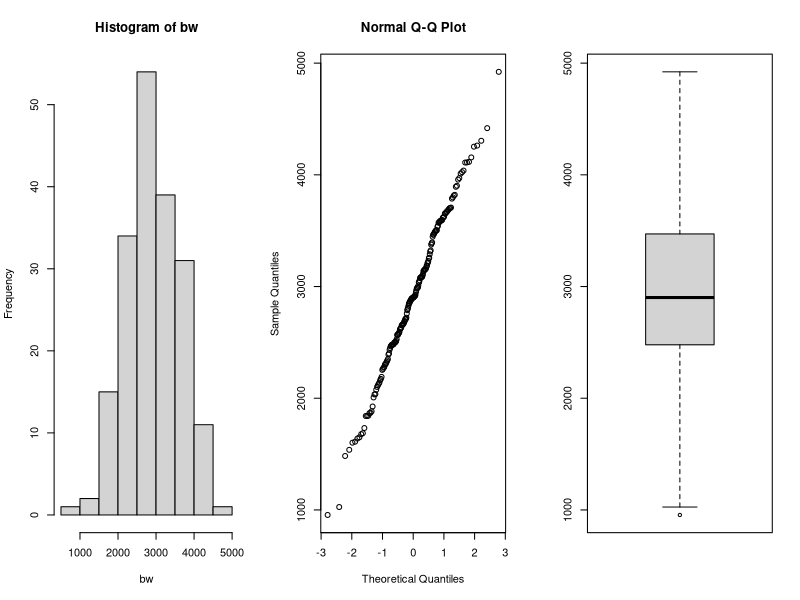
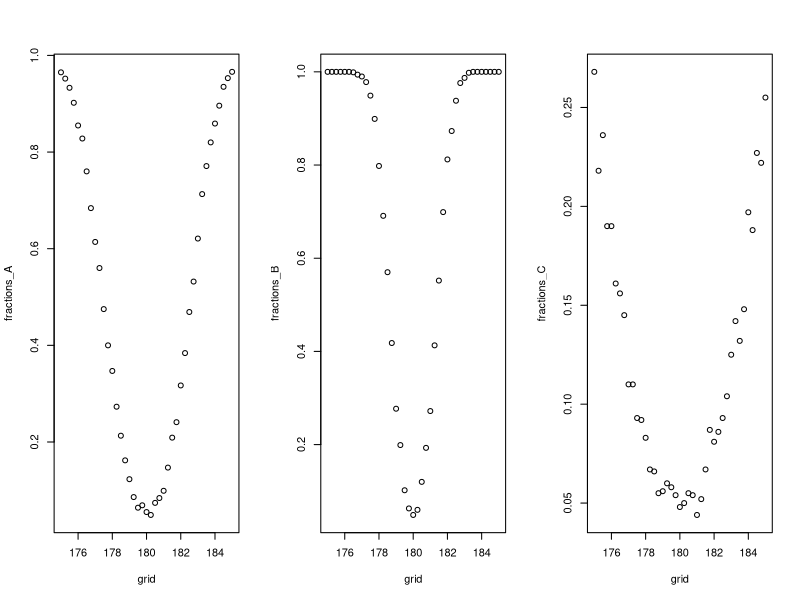
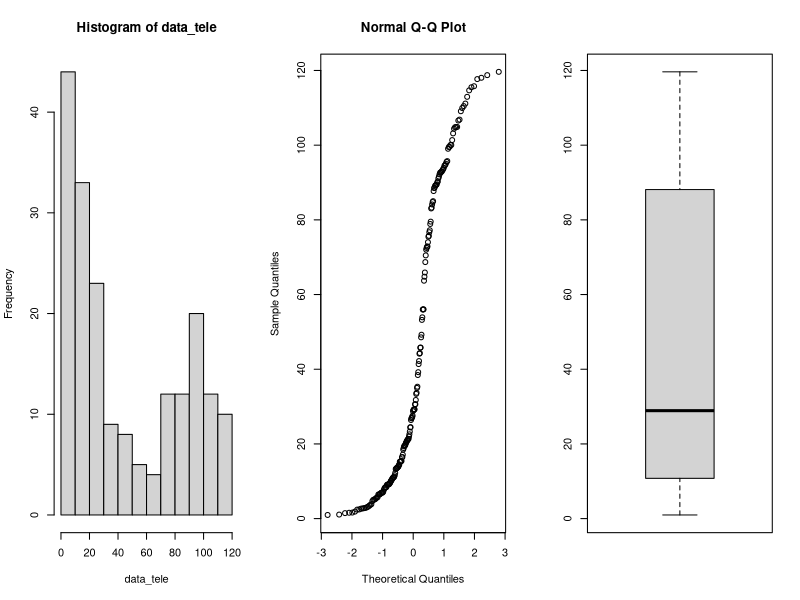
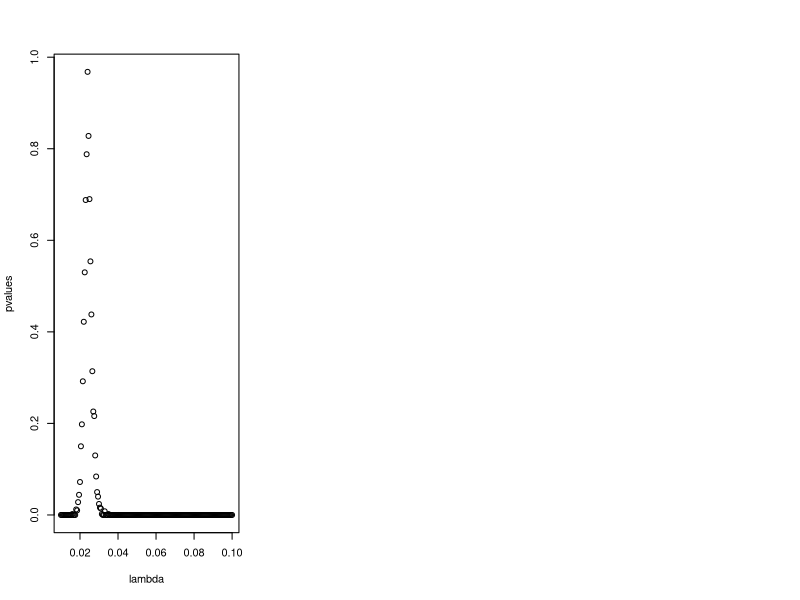

Write the R code that produced these figures, in order. (Note: this script raises an error after producing the figures.)
## ---- chunk 1
library(tidyverse)
library(rstudioapi)

knitr::opts_chunk$set(echo = TRUE)
options(knitr.table.format = "latex")
setwd(dirname(getActiveDocumentContext()$path))
# round numbers to 4 digits
options(scipen = 1, digits = 4)
## ---- chunk 2
par(mfrow=c(1,3))
data=read.table(file="data/birthweight.txt",header=TRUE)

bw = data$birthweight
hist(bw)
qqnorm(bw)
boxplot(bw)
shapiro.test(bw)

## ---- chunk 3
m = mean(bw)
sd = sd(bw)
n = length(bw)
error = qnorm(0.95)*sd/sqrt(n)
ci = c(m-error, m+error)
m
ci
## ---- chunk 4
t.test(bw, mu=2800, alternative = "greater", conf.level = 0.95)
## ---- chunk 5
n <- m <- 30
mu <- 180
nu <- 175
sd <- 5
grid <- seq(175,185, by=0.25)

power_function<-function(grid,n,m,mu,sd) {
  B <- 1000
  p <- numeric(B)
  G <- length(grid)
  fractions <- numeric(G)
  for (grid_nu in 1:G){
    p <- numeric(B)
    for (b in 1:B){
      x <- rnorm(n,mu,sd)
      y <- rnorm(m,grid[grid_nu],sd)
      p[b] <- t.test(x,y, var.equal = TRUE)[[3]]
    }
    fractions[grid_nu] <- mean(p<0.05)
  }
  return(fractions)
}

fractions_A <- power_function(grid,n,m,mu,sd)

## ---- chunk 6
n <- m <- 100
mu <- 180
sd <- 5

fractions_B <- power_function(grid,n,m,mu,sd)
## ---- chunk 7
n <- m <- 30
mu <- 180
sd <- 15

fractions_C <- power_function(grid,n,m,mu,sd)
par(mfrow=c(1,3))
plot(grid,fractions_A)
plot(grid,fractions_B)
plot(grid,fractions_C)
## ---- chunk 8
data<-read.table(file="data/telephone.txt",header=TRUE)

# remove zeros
data <- data %>% 
  filter(Bills > 0)

data_tele <- data$Bills
par(mfrow=c(1,3))
hist(data_tele)
qqnorm(data_tele)
boxplot(data_tele)

## ---- chunk 9
lambda <- seq(0.01, 0.1, 0.0005)
pvalues <- c()
t <- median(data_tele)
for (x in lambda){
  B <- 1000
  tstar <- numeric(B)
  n <- length(data_tele)
  
  for (i in 1:B){
    xstar <- rexp(n,x)
    tstar[i] <- median(xstar)
  }
  pl<-sum(tstar<t)/B
  pr<-sum(tstar>t)/B
  p<-2*min(pl,pr)
  pl;pr;p
  pvalues <- c(pvalues,p)
}
plot(lambda, pvalues)

best_p <- which(pvalues > 0.05)
lambda[best_p]
## ---- chunk 10
B <- 1000
T1 <- median(data_tele)
Tstar <- numeric(B)
for (i in 1:B){
  Xstar <- sample(data_tele,replace=TRUE)
  Tstar[i] <- median(Xstar)
}
Tstar25 <- quantile(Tstar,0.025)
Tstar975 <- quantile(Tstar, 0.975)

T1
c(2*T1-Tstar975, 2*T1-Tstar25)

## ---- chunk 11
max_index <- which.max(pvalues)

opt_Lambda <- X[max_index]
round(opt_Lambda, 3)

theoretical_median = log(2)/opt_Lambda
round(theoretical_median,3)
error = qnorm(0.975)*(theoretical_median/sqrt(length(data_tele)))
c(round(theoretical_median - error, 3), round(theoretical_median + error,3))
## ---- chunk 12
bill_bigeq40 <- sum(data_tele>=40)
bill_smal40 <- sum(data_tele<40)

binom.test(bill_bigeq40, length(data_tele),p=0.5)
binom.test(bill_smal40, length(data_tele),p=0.5)

bill_less10 <- sum(data_tele < 10)
bill_less10/length(data_tele)
## ---- chunk 13
data <- read.table(file="data/run.txt",header=TRUE)
cor.test(data$before, data$after)$p.value
## disgnostics
par(mfrow=c(1,2)); qqnorm(data$before); qqnorm(data$after)
## ---- chunk 14
# calculate differences
data <- data %>% 
  mutate(diff = before - after)
# filter for lemo
lemo <- data %>% 
  filter(drink == "lemo")
paste0("p-value for soft drink: ", round(t.test(lemo$before, lemo$after, paired = TRUE)$p.value, 4))
# filter for energy
energy <- data %>% 
  filter(drink == "energy")
paste0("p-value for energy drink: ", round(t.test(energy$before, energy$after, paired = TRUE)$p.value, 4))
## ---- chunk 15
# perform t-test
t.test(lemo$diff, energy$diff)$p.value
## ---- chunk 16
# filter for meatmeal
meatmeal <- chickwts %>% 
  filter(feed == "meatmeal") %>% 
  select(weight)
# filter for sunflower
sunflower <- chickwts %>% 
  filter(feed == "sunflower") %>% 
  select(weight)
# check for data normality
par(mfrow=c(1,2))
qqnorm(meatmeal$weight)
qqnorm(sunflower$weight)
# perform t-test, the data is not paired
paste0("t-test p-value: ", round(t.test(meatmeal, sunflower)$p.value, 4))
# Mann-Whitney test
paste0("Mann-Whitney test p-value: ", round(wilcox.test(meatmeal$weight, sunflower$weight)$p.value, 4))
# Kolmogorov-Smirnov test
paste0("Kolmogorov-Smirnov test: ", round(ks.test(meatmeal$weight, sunflower$weight)$p.value, 4))
## ---- chunk 17
chickaov <- lm(weight~feed, data = chickwts)
# performing one-way ANOVA
anova(chickaov)
#extracting more information
summary_table <- as_tibble(summary(chickaov)$coefficients) %>% 
  rename("p-value" = `Pr(>|t|)`)
knitr::kable(summary_table, "latex")
## ---- chunk 18
# check for normality
qqnorm(chickaov$residuals)
# check if the variances are equal
chickwts %>% 
  group_by(feed) %>% 
  summarise(variance = var(weight))
## ---- chunk 19
kruskal.test(weight~feed, data = chickwts)$p.value
